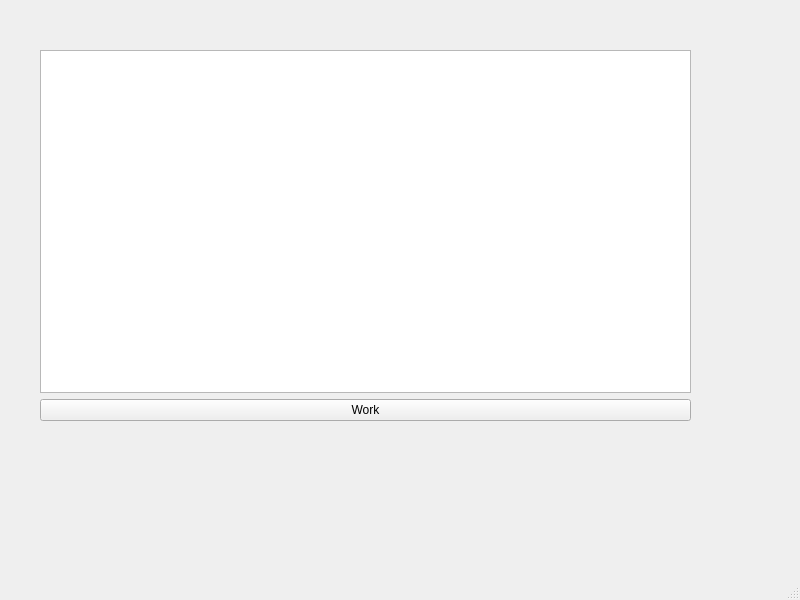
<?xml version="1.0" encoding="UTF-8"?>
<ui version="4.0">
 <class>MainWindow</class>
 <widget class="QMainWindow" name="MainWindow">
  <property name="geometry">
   <rect>
    <x>0</x>
    <y>0</y>
    <width>800</width>
    <height>600</height>
   </rect>
  </property>
  <property name="windowTitle">
   <string>MainWindow</string>
  </property>
  <widget class="QWidget" name="centralwidget">
   <widget class="QWidget" name="verticalLayoutWidget">
    <property name="geometry">
     <rect>
      <x>40</x>
      <y>50</y>
      <width>651</width>
      <height>371</height>
     </rect>
    </property>
    <layout class="QVBoxLayout" name="verticalLayout">
     <item>
      <widget class="QTextBrowser" name="showAns"/>
     </item>
     <item>
      <widget class="QPushButton" name="pushButton">
       <property name="text">
        <string>Work</string>
       </property>
      </widget>
     </item>
    </layout>
   </widget>
  </widget>
  <widget class="QMenuBar" name="menubar">
   <property name="geometry">
    <rect>
     <x>0</x>
     <y>0</y>
     <width>800</width>
     <height>26</height>
    </rect>
   </property>
  </widget>
  <widget class="QStatusBar" name="statusbar"/>
 </widget>
 <resources/>
 <connections/>
</ui>
